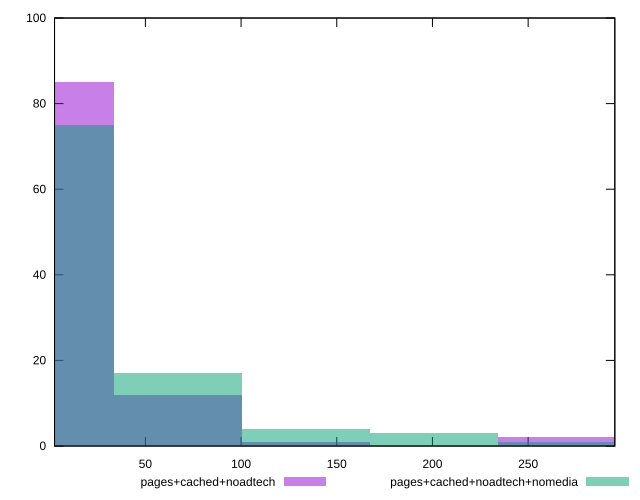

This chart was generated by the following gnuplot code:
reset

$pagesCachedNoadtech <<EOF
267.99015255506987 2
0 85
66.99753813876747 12
133.99507627753493 1
EOF

$pagesCachedNoadtechNomedia <<EOF
133.99507627753493 4
66.99753813876747 17
0 75
267.99015255506987 1
200.9926144163024 3
EOF

set key outside below
set boxwidth 66.99753813876747
set xrange [2.5319999999999996:295.28700000000003]
set yrange [0:100]
set trange [0:100]
set style fill transparent solid 0.5 noborder
set terminal svg size 640, 500 enhanced background rgb 'white'
set output "report_00013_2021-02-09T12-04-24.940Z/server-response-time/comparison/histogram/2_vs_3.svg"

plot $pagesCachedNoadtech title "pages+cached+noadtech" with boxes, \
     $pagesCachedNoadtechNomedia title "pages+cached+noadtech+nomedia" with boxes

reset
